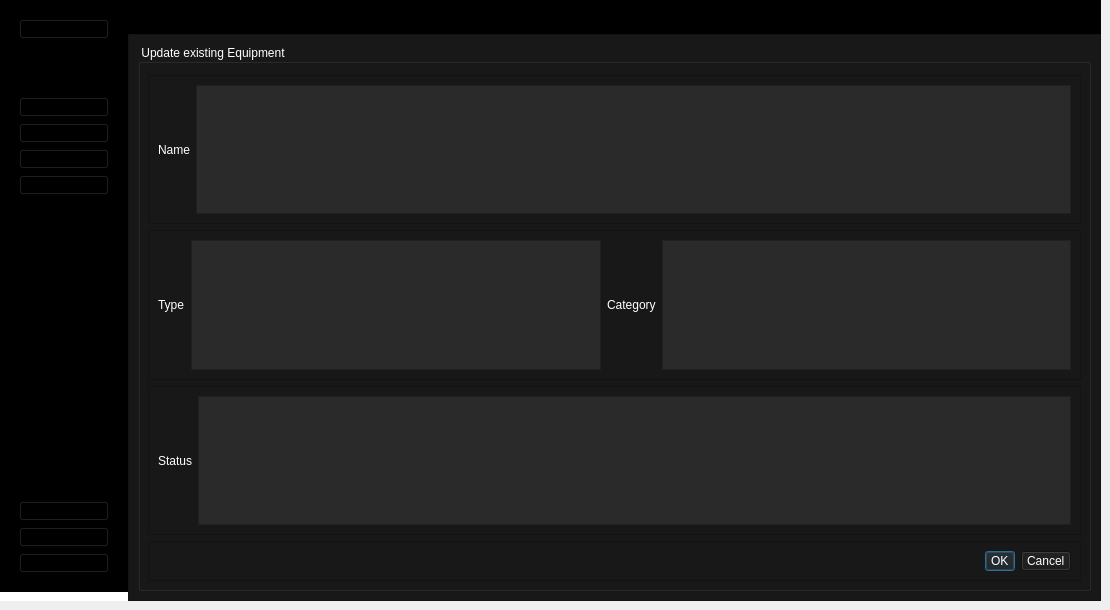
    <widget class="QWidget" name="UpdatePage">
     <widget class="QWidget" name="centralwidget_3">
      <property name="geometry">
       <rect>
        <x>0</x>
        <y>0</y>
        <width>1101</width>
        <height>601</height>
       </rect>
      </property>
      <property name="styleSheet">
       <string notr="true">*{
padding:0;
margin:0;
}
QPushButton{
	text-align:left;
	padding:2px 5px;
	font: 75 9pt &quot;MS Shell Dlg 2&quot;;
}
#leftMenuSubContainer QPushButton{
	text-align:left;
	padding:5px 10px;
}</string>
      </property>
      <layout class="QFormLayout" name="formLayout_9">
       <property name="horizontalSpacing">
        <number>0</number>
       </property>
       <property name="verticalSpacing">
        <number>0</number>
       </property>
       <property name="leftMargin">
        <number>0</number>
       </property>
       <property name="topMargin">
        <number>0</number>
       </property>
       <property name="rightMargin">
        <number>0</number>
       </property>
       <property name="bottomMargin">
        <number>0</number>
       </property>
       <item row="0" column="0">
        <widget class="QWidget" name="leftMenuContainer_5" native="true">
         <property name="styleSheet">
          <string notr="true">background-color:#FFF;
</string>
         </property>
         <layout class="QVBoxLayout" name="verticalLayout_24">
          <property name="leftMargin">
           <number>0</number>
          </property>
          <property name="topMargin">
           <number>0</number>
          </property>
          <property name="rightMargin">
           <number>0</number>
          </property>
          <item>
           <widget class="QWidget" name="leftMenuSubContainer_5" native="true">
            <property name="styleSheet">
             <string notr="true">background-color:rgb(0, 0, 0);</string>
            </property>
            <layout class="QVBoxLayout" name="verticalLayout_25">
             <item alignment="Qt::AlignTop">
              <widget class="QFrame" name="UserSideMenu_5">
               <property name="frameShape">
                <enum>QFrame::StyledPanel</enum>
               </property>
               <property name="frameShadow">
                <enum>QFrame::Raised</enum>
               </property>
               <layout class="QHBoxLayout" name="horizontalLayout_21">
                <item>
                 <widget class="QPushButton" name="Account_5">
                  <property name="toolTip">
                   <string>User</string>
                  </property>
                  <property name="toolTipDuration">
                   <number>16</number>
                  </property>
                  <property name="text">
                   <string>My account</string>
                  </property>
                  <property name="icon">
                   <iconset>
                    <normalon>icon/user.svg</normalon>
                   </iconset>
                  </property>
                  <property name="iconSize">
                   <size>
                    <width>20</width>
                    <height>20</height>
                   </size>
                  </property>
                 </widget>
                </item>
               </layout>
              </widget>
             </item>
             <item alignment="Qt::AlignTop">
              <widget class="QFrame" name="MainFunctions_5">
               <property name="sizePolicy">
                <sizepolicy hsizetype="Preferred" vsizetype="Preferred">
                 <horstretch>0</horstretch>
                 <verstretch>0</verstretch>
                </sizepolicy>
               </property>
               <property name="frameShape">
                <enum>QFrame::StyledPanel</enum>
               </property>
               <property name="frameShadow">
                <enum>QFrame::Raised</enum>
               </property>
               <layout class="QVBoxLayout" name="verticalLayout_26">
                <item>
                 <widget class="QPushButton" name="HomeBtn_5">
                  <property name="toolTip">
                   <string>Home</string>
                  </property>
                  <property name="text">
                   <string>Home</string>
                  </property>
                  <property name="icon">
                   <iconset>
                    <normaloff>icon/home.svg</normaloff>
                    <normalon>icon/home.svg</normalon>icon/home.svg</iconset>
                  </property>
                  <property name="iconSize">
                   <size>
                    <width>20</width>
                    <height>20</height>
                   </size>
                  </property>
                 </widget>
                </item>
                <item>
                 <widget class="QPushButton" name="DataBtn_5">
                  <property name="toolTip">
                   <string>Data</string>
                  </property>
                  <property name="text">
                   <string>Data</string>
                  </property>
                  <property name="icon">
                   <iconset>
                    <normaloff>icon/database.svg</normaloff>
                    <normalon>icon/database.svg</normalon>icon/database.svg</iconset>
                  </property>
                  <property name="iconSize">
                   <size>
                    <width>20</width>
                    <height>20</height>
                   </size>
                  </property>
                 </widget>
                </item>
                <item>
                 <widget class="QPushButton" name="addeq_4">
                  <property name="styleSheet">
                   <string notr="true">font: 75 9pt &quot;MS Shell Dlg 2&quot;;</string>
                  </property>
                  <property name="text">
                   <string>Add eq</string>
                  </property>
                  <property name="icon">
                   <iconset>
                    <normaloff>icon/plus.svg</normaloff>icon/plus.svg</iconset>
                  </property>
                  <property name="iconSize">
                   <size>
                    <width>20</width>
                    <height>20</height>
                   </size>
                  </property>
                 </widget>
                </item>
                <item>
                 <widget class="QPushButton" name="PdfBtn_5">
                  <property name="toolTip">
                   <string>Pdf</string>
                  </property>
                  <property name="text">
                   <string>Generate PDF</string>
                  </property>
                  <property name="icon">
                   <iconset>
                    <normaloff>icon/printer.svg</normaloff>
                    <normalon>icon/printer.svg</normalon>icon/printer.svg</iconset>
                  </property>
                  <property name="iconSize">
                   <size>
                    <width>20</width>
                    <height>20</height>
                   </size>
                  </property>
                 </widget>
                </item>
                <item>
                 <spacer name="verticalSpacer_29">
                  <property name="orientation">
                   <enum>Qt::Vertical</enum>
                  </property>
                  <property name="sizeHint" stdset="0">
                   <size>
                    <width>20</width>
                    <height>40</height>
                   </size>
                  </property>
                 </spacer>
                </item>
                <item>
                 <spacer name="verticalSpacer_30">
                  <property name="orientation">
                   <enum>Qt::Vertical</enum>
                  </property>
                  <property name="sizeHint" stdset="0">
                   <size>
                    <width>20</width>
                    <height>40</height>
                   </size>
                  </property>
                 </spacer>
                </item>
                <item>
                 <spacer name="verticalSpacer_31">
                  <property name="orientation">
                   <enum>Qt::Vertical</enum>
                  </property>
                  <property name="sizeHint" stdset="0">
                   <size>
                    <width>20</width>
                    <height>40</height>
                   </size>
                  </property>
                 </spacer>
                </item>
                <item>
                 <spacer name="verticalSpacer_32">
                  <property name="orientation">
                   <enum>Qt::Vertical</enum>
                  </property>
                  <property name="sizeHint" stdset="0">
                   <size>
                    <width>20</width>
                    <height>40</height>
                   </size>
                  </property>
                 </spacer>
                </item>
                <item>
                 <spacer name="verticalSpacer_33">
                  <property name="orientation">
                   <enum>Qt::Vertical</enum>
                  </property>
                  <property name="sizeHint" stdset="0">
                   <size>
                    <width>20</width>
                    <height>40</height>
                   </size>
                  </property>
                 </spacer>
                </item>
                <item>
                 <spacer name="verticalSpacer_34">
                  <property name="orientation">
                   <enum>Qt::Vertical</enum>
                  </property>
                  <property name="sizeHint" stdset="0">
                   <size>
                    <width>20</width>
                    <height>40</height>
                   </size>
                  </property>
                 </spacer>
                </item>
                <item>
                 <spacer name="verticalSpacer_35">
                  <property name="orientation">
                   <enum>Qt::Vertical</enum>
                  </property>
                  <property name="sizeHint" stdset="0">
                   <size>
                    <width>20</width>
                    <height>40</height>
                   </size>
                  </property>
                 </spacer>
                </item>
               </layout>
              </widget>
             </item>
             <item alignment="Qt::AlignBottom">
              <widget class="QFrame" name="AppFunction_5">
               <property name="frameShape">
                <enum>QFrame::StyledPanel</enum>
               </property>
               <property name="frameShadow">
                <enum>QFrame::Raised</enum>
               </property>
               <layout class="QVBoxLayout" name="verticalLayout_27">
                <item>
                 <widget class="QPushButton" name="SettingsBtn_5">
                  <property name="toolTip">
                   <string>Settings</string>
                  </property>
                  <property name="text">
                   <string>Settings</string>
                  </property>
                  <property name="icon">
                   <iconset>
                    <normaloff>icon/settings.svg</normaloff>
                    <disabledoff>icon/settings.svg</disabledoff>icon/settings.svg</iconset>
                  </property>
                  <property name="iconSize">
                   <size>
                    <width>20</width>
                    <height>20</height>
                   </size>
                  </property>
                 </widget>
                </item>
                <item>
                 <widget class="QPushButton" name="HelpBtn_5">
                  <property name="toolTip">
                   <string>Help</string>
                  </property>
                  <property name="text">
                   <string>Help</string>
                  </property>
                  <property name="icon">
                   <iconset>
                    <normaloff>icon/help-circle.svg</normaloff>
                    <normalon>icon/help-circle.svg</normalon>icon/help-circle.svg</iconset>
                  </property>
                  <property name="iconSize">
                   <size>
                    <width>20</width>
                    <height>20</height>
                   </size>
                  </property>
                 </widget>
                </item>
                <item>
                 <widget class="QPushButton" name="LogoutBtn_5">
                  <property name="toolTip">
                   <string>Logout</string>
                  </property>
                  <property name="text">
                   <string>Logout</string>
                  </property>
                  <property name="icon">
                   <iconset>
                    <normaloff>icon/log-out.svg</normaloff>
                    <normalon>icon/log-out.svg</normalon>icon/log-out.svg</iconset>
                  </property>
                  <property name="iconSize">
                   <size>
                    <width>20</width>
                    <height>20</height>
                   </size>
                  </property>
                 </widget>
                </item>
               </layout>
              </widget>
             </item>
            </layout>
           </widget>
          </item>
         </layout>
        </widget>
       </item>
       <item row="0" column="1">
        <widget class="QWidget" name="mainBodyContainer_5" native="true">
         <property name="styleSheet">
          <string notr="true">background-color:rgb(0, 85, 127)</string>
         </property>
         <layout class="QFormLayout" name="formLayout_10">
          <property name="horizontalSpacing">
           <number>0</number>
          </property>
          <property name="verticalSpacing">
           <number>0</number>
          </property>
          <property name="leftMargin">
           <number>0</number>
          </property>
          <property name="topMargin">
           <number>0</number>
          </property>
          <property name="rightMargin">
           <number>0</number>
          </property>
          <property name="bottomMargin">
           <number>0</number>
          </property>
          <item row="0" column="0" colspan="2">
           <widget class="QFrame" name="TopBar_5">
            <property name="styleSheet">
             <string notr="true">background-color:rgb(0, 0, 0);</string>
            </property>
            <property name="frameShape">
             <enum>QFrame::StyledPanel</enum>
            </property>
            <property name="frameShadow">
             <enum>QFrame::Raised</enum>
            </property>
            <layout class="QVBoxLayout" name="verticalLayout_28">
             <item>
              <widget class="QLabel" name="Actor_5">
               <property name="styleSheet">
                <string notr="true">font: 75 16pt &quot;MS Shell Dlg 2&quot;;
</string>
               </property>
               <property name="text">
                <string>Equipments Manager</string>
               </property>
              </widget>
             </item>
            </layout>
           </widget>
          </item>
          <item row="1" column="0" colspan="2">
           <widget class="QFrame" name="MainContent_5">
            <property name="styleSheet">
             <string notr="true">background-color:#181818 ;</string>
            </property>
            <property name="frameShape">
             <enum>QFrame::StyledPanel</enum>
            </property>
            <property name="frameShadow">
             <enum>QFrame::Raised</enum>
            </property>
            <layout class="QHBoxLayout" name="horizontalLayout_22">
             <item>
              <widget class="QGroupBox" name="groupBox_4">
               <property name="styleSheet">
                <string notr="true">font: 75 12pt &quot;MS Shell Dlg 2&quot;;
color:#fff;
</string>
               </property>
               <property name="title">
                <string>Update existing Equipment</string>
               </property>
               <layout class="QVBoxLayout" name="verticalLayout_29">
                <property name="spacing">
                 <number>6</number>
                </property>
                <property name="topMargin">
                 <number>30</number>
                </property>
                <item>
                 <widget class="QFrame" name="frame_13">
                  <property name="frameShape">
                   <enum>QFrame::StyledPanel</enum>
                  </property>
                  <property name="frameShadow">
                   <enum>QFrame::Raised</enum>
                  </property>
                  <layout class="QHBoxLayout" name="horizontalLayout_23">
                   <item>
                    <widget class="QLabel" name="label_13">
                     <property name="text">
                      <string>Name</string>
                     </property>
                    </widget>
                   </item>
                   <item>
                    <widget class="QTextEdit" name="textEdit_13">
                     <property name="styleSheet">
                      <string notr="true">background-color:#2a2a2a;</string>
                     </property>
                    </widget>
                   </item>
                  </layout>
                 </widget>
                </item>
                <item>
                 <widget class="QFrame" name="frame_14">
                  <property name="frameShape">
                   <enum>QFrame::StyledPanel</enum>
                  </property>
                  <property name="frameShadow">
                   <enum>QFrame::Raised</enum>
                  </property>
                  <layout class="QHBoxLayout" name="horizontalLayout_24">
                   <item>
                    <widget class="QLabel" name="label_14">
                     <property name="text">
                      <string>Type</string>
                     </property>
                    </widget>
                   </item>
                   <item>
                    <widget class="QTextEdit" name="textEdit_14">
                     <property name="styleSheet">
                      <string notr="true">background-color:#2a2a2a;</string>
                     </property>
                    </widget>
                   </item>
                   <item>
                    <widget class="QLabel" name="label_2">
                     <property name="text">
                      <string>Category</string>
                     </property>
                    </widget>
                   </item>
                   <item>
                    <widget class="QTextEdit" name="textEdit_16">
                     <property name="styleSheet">
                      <string notr="true">background-color:#2a2a2a;</string>
                     </property>
                    </widget>
                   </item>
                  </layout>
                 </widget>
                </item>
                <item>
                 <widget class="QFrame" name="frame_15">
                  <property name="frameShape">
                   <enum>QFrame::StyledPanel</enum>
                  </property>
                  <property name="frameShadow">
                   <enum>QFrame::Raised</enum>
                  </property>
                  <layout class="QHBoxLayout" name="horizontalLayout_25">
                   <item>
                    <widget class="QLabel" name="label_15">
                     <property name="text">
                      <string>Status</string>
                     </property>
                    </widget>
                   </item>
                   <item>
                    <widget class="QTextEdit" name="textEdit_15">
                     <property name="styleSheet">
                      <string notr="true">background-color:#2a2a2a;</string>
                     </property>
                    </widget>
                   </item>
                  </layout>
                 </widget>
                </item>
                <item>
                 <widget class="QFrame" name="frame_16">
                  <property name="frameShape">
                   <enum>QFrame::StyledPanel</enum>
                  </property>
                  <property name="frameShadow">
                   <enum>QFrame::Raised</enum>
                  </property>
                  <layout class="QHBoxLayout" name="horizontalLayout_26">
                   <item>
                    <widget class="QDialogButtonBox" name="buttonBox">
                     <property name="standardButtons">
                      <set>QDialogButtonBox::Cancel|QDialogButtonBox::Ok</set>
                     </property>
                    </widget>
                   </item>
                  </layout>
                 </widget>
                </item>
               </layout>
              </widget>
             </item>
            </layout>
           </widget>
          </item>
         </layout>
        </widget>
       </item>
      </layout>
     </widget>
    </widget>
